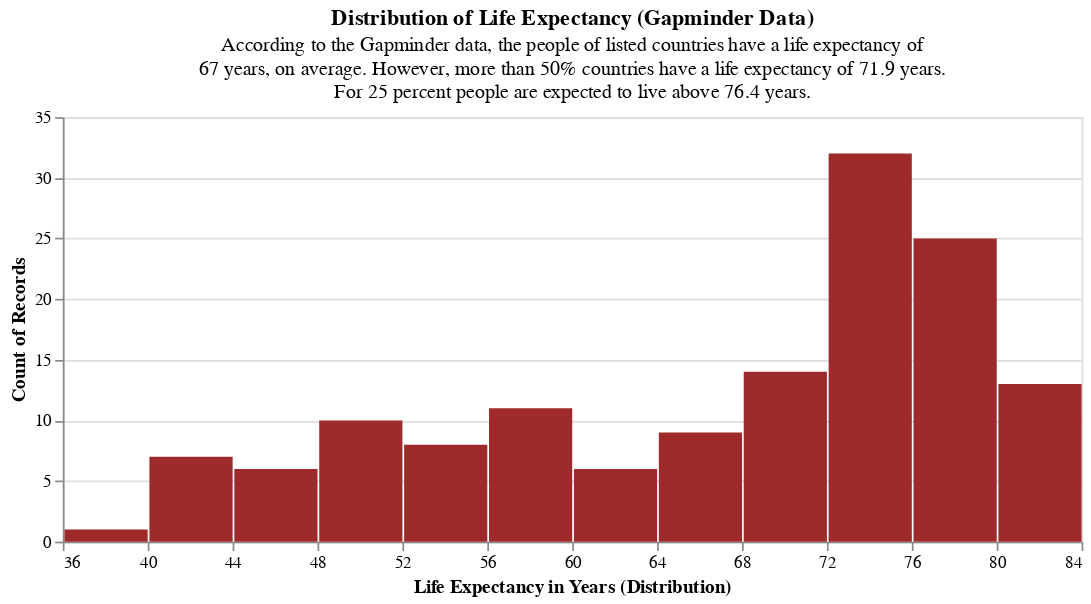

Write notebook code for a chart like this one.
### Markdown cell above
## Creating the Chart Layer

### Code cell
# create histogram
layer_chart = (
    alt.Chart(df)
    .mark_bar(color = c_cp[3])
    .encode(
        alt.X(
            "lifeExp:Q",
            title = "Life Expectancy in Years (Distribution)",
            bin = alt.Bin(step = 4)
        ),
        y = "count()",
    )
    .properties(
        title = {
            "text": "Distribution of Life Expectancy (Gapminder Data)",
            "subtitle": ["According to the Gapminder data, the people of listed countries have a life expectancy of", "67 years, on average. However, more than 50% countries have a life expectancy of 71.9 years.", "For 25 percent people are expected to live above 76.4 years."]
        },
        width = c_chart_width,
        height = c_chart_height
    )
)
layer_chart

### Figure 1 — Vega-Lite specification as saved in the notebook (floating-point values rounded to 4 significant figures; data arrays with more than 128 entries replaced by an {"elided": "..."} marker saying what was removed)
{"config": {"view": {"continuousWidth": 400, "continuousHeight": 300}}, "data": {"name": "data-d99d8c5df647f51302f1299b3f4a2b5d"}, "mark": {"type": "bar", "color": "#9e2a2b"}, "encoding": {"x": {"type": "quantitative", "bin": {"step": 4}, "field": "lifeExp", "title": "Life Expectancy in Years (Distribution)"}, "y": {"type": "quantitative", "aggregate": "count"}}, "height": 250, "title": {"text": "Distribution of Life Expectancy (Gapminder Data)", "subtitle": ["According to the Gapminder data, the people of listed countries have a life expectancy of", "67 years, on average. However, more than 50% countries have a life expectancy of 71.9 years.", "For 25 percent people are expected to live above 76.4 years."]}, "width": 600, "$schema": "https://vega.github.io/schema/vega-lite/v4.8.1.json", "datasets": {"data-d99d8c5df647f51302f1299b3f4a2b5d": {"elided": "142 records"}}}
